Frame 1 (no input): blank canvas, image omitted
Frame 60 (no input): blank canvas, image omitted
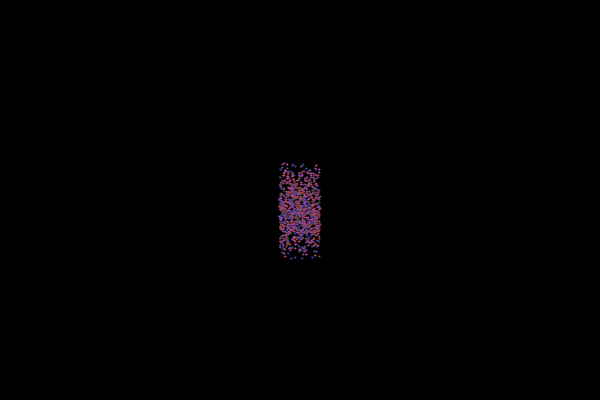
Frame 120 (the mouse pressed at the canvas centre since frame 60)

The p5.js sketch whose frames 1 and 60 were blank and that drew this single picture after the mouse press (run headless with seeded random() and noise() and a simulated clock; from frame 60 on, the mouse is pressed at the canvas centre):

// p5.js sketch
// ── sketch.js
function create2DVector(numRows, numCols) {
  let arr = []
  for (let i = 0; i < numRows; i++) {
    arr.push([])
    for (let j = 0; j < numCols; j++) {
      arr[i].push(0)
    }
  }
  return arr
}

let w = 1
let sandbox
let numRows
let numCols
let t = 1
let z = 0
let mapColor
let radius = 40
function setup() {
  createCanvas(600, 400);
  console.log(width)
  numRows = ceil(height / w)
  numCols = ceil(width / w)
  sandbox = create2DVector(numRows, numCols)
  mapColor = create2DVector(numRows, numCols)
}

function draw() {
  background(0)

  if (mouseIsPressed) {
    let i = floor(mouseY / w)
    let j = floor(mouseX / w)
    let iStart = i - radius
    let jStart = j - (radius / 2)
    for (let z = iStart; z < iStart + radius; z++) {
      for (let c = jStart; c < jStart + radius; c++) {
        if (random() > 0.01) {
          continue
        }
        sandbox[z][c] = 1
        mapColor[z][c] = [map(noise(z, t), 0, 1, 0, 255), map(noise(t, t), 0, 1, 0, 255), map(noise(t, z), 0, 1, 0, 255)]
      }
    }
    
  }


  let newSandobox = create2DVector(numRows, numCols)
  for (let i = sandbox.length - 1; i >= 0; i--) {

    for (let j = sandbox[i].length - 1; j >= 0 ; j--) {

      let square = sandbox[i][j]
      if (square == 0) {
        continue
      }

      let color = [0, 0, 0]
      color = mapColor[i][j]
      fill(...color)
      stroke(...color)
      rect(j * w, i * w, w, w)


      newSandobox[i][j] = 1

      let bottom = sandbox[i + 1] ? sandbox[i + 1][j] : null
      let diagonalLeft = sandbox[i + 1] ? sandbox[i + 1][j - 1] : null
      let diagonalRight = sandbox[i + 1] ? sandbox[i + 1][j + 1] : null

      if (bottom === 0) {
        newSandobox[i][j] = 0
        newSandobox[i + 1][j] = 1
        mapColor[i + 1][j] = mapColor[i][j]
        mapColor[i][j] = [0, 0, 0]
        continue
      }

      if (diagonalLeft === 0 && diagonalRight !== 0) {
        newSandobox[i][j] = 0
        newSandobox[i + 1][j - 1] = 1
        mapColor[i + 1][j - 1] = mapColor[i][j]
        mapColor[i][j] = [0, 0, 0]
        continue
      }

      if (diagonalRight === 0 && diagonalLeft !== 0) {
        newSandobox[i][j] = 0
        newSandobox[i + 1][j + 1] = 1
        mapColor[i + 1][j + 1] = mapColor[i][j]
        mapColor[i][j] = [0, 0, 0]
        continue
      }

      if (diagonalRight === 0 && diagonalLeft === 0) {
        newSandobox[i][j] = 0
        let diagonal = round(random())
        if (diagonal === 0) {
          newSandobox[i + 1][j - 1] = 1
          mapColor[i + 1][j - 1] = mapColor[i][j]
          mapColor[i][j] = [0, 0, 0]
        } else {
          newSandobox[i + 1][j + 1] = 1
          mapColor[i + 1][j + 1] = mapColor[i][j]
          mapColor[i][j] = [0, 0, 0]
        }
        continue
      }

    }
  }
  sandbox = newSandobox
  t += 0.0000000001
  z += 0.00000001
  console.log(t)
}
